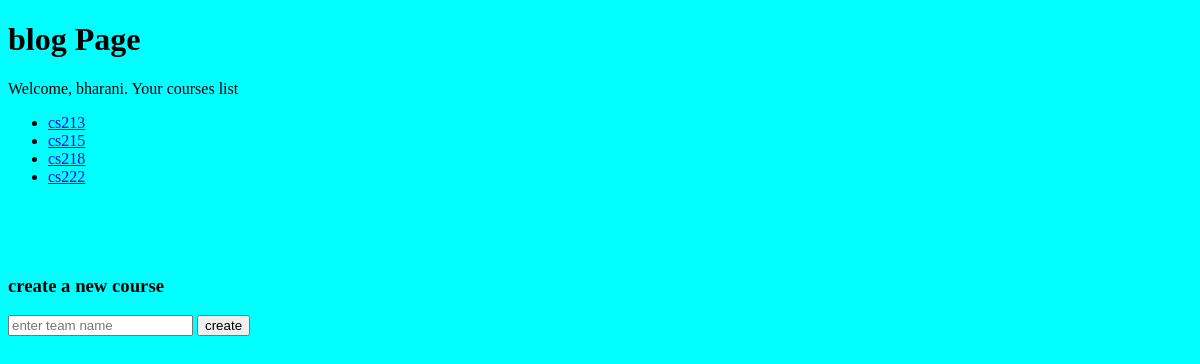
/blog/ (signed in), run on an earlier commit of the app's database.
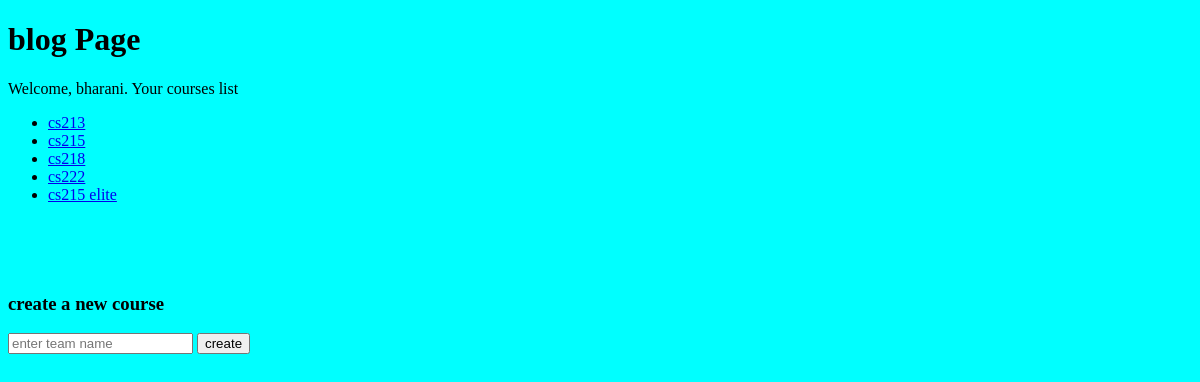
And on a later commit of the database.
### bogs/models.py (models this page shows)
class Group(models.Model):
    name = models.CharField(max_length=128,primary_key=True)
    members = models.ManyToManyField(Person, through='Membership')
    prof = models.CharField(max_length=128)
    def __str__(self):
        return self.name

### bogs/views.py (the view, shortened to what this page needs)
# urls.py: path('', views.home, name='blank'),
def home(request):
    if not request.user.is_authenticated:
        return redirect('/login')
    msg=""
    a=Group.objects.filter(prof=request.user)
    print(a)
    return render(request,'home.html',{'courses':a,'msg':msg})

### Templates/home.html (shortened to what this page needs)
{% extends 'base.html' %}
{% block content %}
<h1>blog Page</h1>
<p>Welcome, {{ user.username }}. Your courses list</p>
<ul>
{% for athlete in courses %}
    <li><a href= "{{ athlete }}"">{{ athlete }}</a></li>
{% endfor %}
</ul>
<br><br><br>
<h3>create a new course</h3>
<form method="post" enctype="multipart/form-data">
	<input type="text" placeholder="enter team name" name="group_name">
	<input type="submit" value="create">
</form>
<br>
{% endblock %}

### Templates/base.html (shortened to what this page needs)
<!DOCTYPE html>
<html lang="en">
<head>
</head>
<body bgcolor="cyan">
    {% block content %}
    {%  endblock %}
</body>
</html>

What changed in the data, as far as the page shows it:
added Group: name "cs215 elite"
